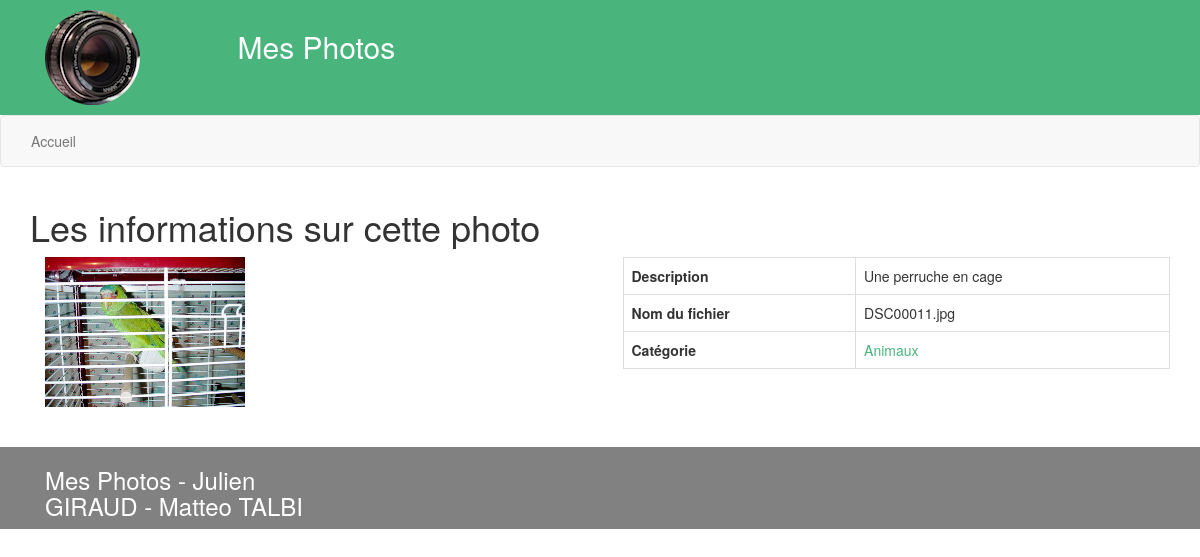
Screenshot of /index.php?page=photo&id=1 with the database file from the repository.
### tables this page shows
CREATE TABLE IF NOT EXISTS `photo` (
  `photoid` int(4) NOT NULL,
  `nomfich` varchar(250) NOT NULL,
  `description` varchar(250) NOT NULL,
  `catid` int(4) NOT NULL
);

CREATE TABLE IF NOT EXISTS `categorie` (
  `catid` int(4) NOT NULL,
  `nomcat` varchar(250) NOT NULL
);

### controllers/c_photo.php (called while the page is built, shortened)
<?php
if (isset($_GET['id'])) {
	$id = htmlspecialchars($_GET['id']);
}
if (isset($id)) {
	$photoDAO = new PhotoDAO();
	$photo = $photoDAO -> getPhotoId($id);
}
if (!isset($alert)) {
$categorieDAO = new CategorieDAO();
$categorie = $categorieDAO -> getCategorie($photo -> getCatid());
}
require_once(PATH_VIEWS.$page.'.php');
?>

### index.php (called while the page is built, shortened)
<?php
if (isset($_GET['page'])) {
    $page = htmlspecialchars($_GET['page']);
}
else {
    $page = 'accueil';
}
require_once(PATH_CONTROLLERS . $page . '.php');
?>

### models/m_Connexion.php (called while the page is built, shortened)
<?php
class Connexion {
    private $_bdd = null;
    private static $_instance = null;
    private function __construct() {
        $this -> _bdd = new PDO('mysql:host=' . BD_HOST . '; dbname=' . BD_DBNAME . '; charset=utf8', BD_USER, BD_PWD);
        $this -> _bdd -> setAttribute(PDO::ATTR_ERRMODE, PDO::ERRMODE_EXCEPTION);
    }
    public static function getInstance() {
        if(is_null(self::$_instance)) {
            self::$_instance = new Connexion();
        }
        return self::$_instance;
    }
    public function getBdd() {
        return $this -> _bdd;
    }
}
?>

### models/m_DAO.php (called while the page is built, shortened)
<?php
abstract class DAO {
    private function _requete($sql, $args = null) {
        if ($args == null) {
            $pdos = Connexion::getInstance() -> getBdd() -> query($sql);
        }
        else {
            $pdos = Connexion::getInstance() -> getBdd() -> prepare($sql);
            $pdos -> execute($args);
        }
        return $pdos;
    }
    public function queryRow($sql, $args = null) {
        try {
            $pdos = $this -> _requete($sql, $args);
            $res = $pdos -> fetch();
        }
        catch(PDOException $e) {
            $this -> _erreur = 'query';
            $res = false;
	    }
    return $res;
    }
}

### models/m_PhotoDAO.php (called while the page is built, shortened)
<?php
require_once(PATH_ENTITY.'Photo.php');
class PhotoDAO extends DAO {
	public function getPhotoId($id) {
        $res = $this -> queryRow('SELECT * FROM photo WHERE photoid = ' . $id);
        if ($res) {
            return new Photo($res['photoid'], $res['nomfich'], $res['description'], $res['catid']);
        }
        return null;
    }
}
?>

### entities/Photo.php (called while the page is built, shortened)
<?php
class Photo {
    private $_nomfich;
    private $_description;
    private $_catid;
    public function __construct($photoid, $nomfich, $description, $catid) {
        $this -> _nomfich = $nomfich;
        $this -> _description = $description;
        $this -> _catid = $catid;
    }
    public function getNomfich() {
        return $this -> _nomfich;
    }
    public function getDescription() {
        return $this -> _description;
    }
    public function getCatid() {
        return $this -> _catid;
    }
}
?>

### models/m_CategorieDAO.php (called while the page is built, shortened)
<?php
require_once(PATH_ENTITY.'Categorie.php');
class CategorieDAO extends DAO {
	public function getCategorie($catid) {
		$res = $this -> queryRow('SELECT * FROM categorie WHERE catid = ' . $catid);
		return ($res) ? new Categorie($res['catid'], $res['nomcat']) : null;
	}
}
?>

### entities/Categorie.php (called while the page is built, shortened)
<?php
class Categorie {
    private $_catid;
    private $_nomcat;
    public function __construct($catid, $nomcat) {
        $this -> _catid = $catid;
        $this -> _nomcat = $nomcat;
    }
    public function getCatid() {
        return $this -> _catid;
    }
    public function getNomcat() {
        return $this -> _nomcat;
    }
}
?>

### views/v_photo.php (the view, shortened to what this page needs)
<?php
if (!isset($alert)) {
?>
	<h1><?= TITRE_PAGE_PHOTO ?></h1>
	<div class = "col-md-6 col-sm-6 col-xs-12">
	<img src="<?= PATH_IMAGES . $photo -> getNomFich() ?>" alt="<?= $photo -> getDescription() ?>"/>
	</div>
	<div class = "col-md-6 col-sm-6 col-xs-12">
	<table class="table table-bordered">
		<tr>
			<th><?= DESCRIPTION ?></th>
			<td><?= $photo -> getDescription() ?></td>
		</tr>
		<tr>
			<th><?= NOM_FICHIER ?></th>
			<td><?= $photo -> getNomFich() ?></td>
		</tr>
		<tr>
			<th><?= CATEGORIE ?></th>
			<td>
				<a href="index.php?categorie=<?= $categorie -> getCatid() ?>"><?= $categorie -> getNomcat() ?><a>
			</td>
		</tr>
	</table>
	</div>
<?php
}
?>

### assets/css/css.css (style rules this page uses)
a, a:hover { color: #49B47C; }

### rows the page displays
photo: nomfich (picture), description "Une perruche en cage", nomfich "DSC00011.jpg"
categorie: nomcat "Animaux"

### other values shown
TITRE "Mes Photos"
MENU_ACCUEIL "Accueil"
TITRE_PAGE_PHOTO "Les informations sur cette photo"
DESCRIPTION "Description"
NOM_FICHIER "Nom du fichier"
CATEGORIE "Catégorie"
AUTEUR "Julien GIRAUD - Matteo TALBI"
